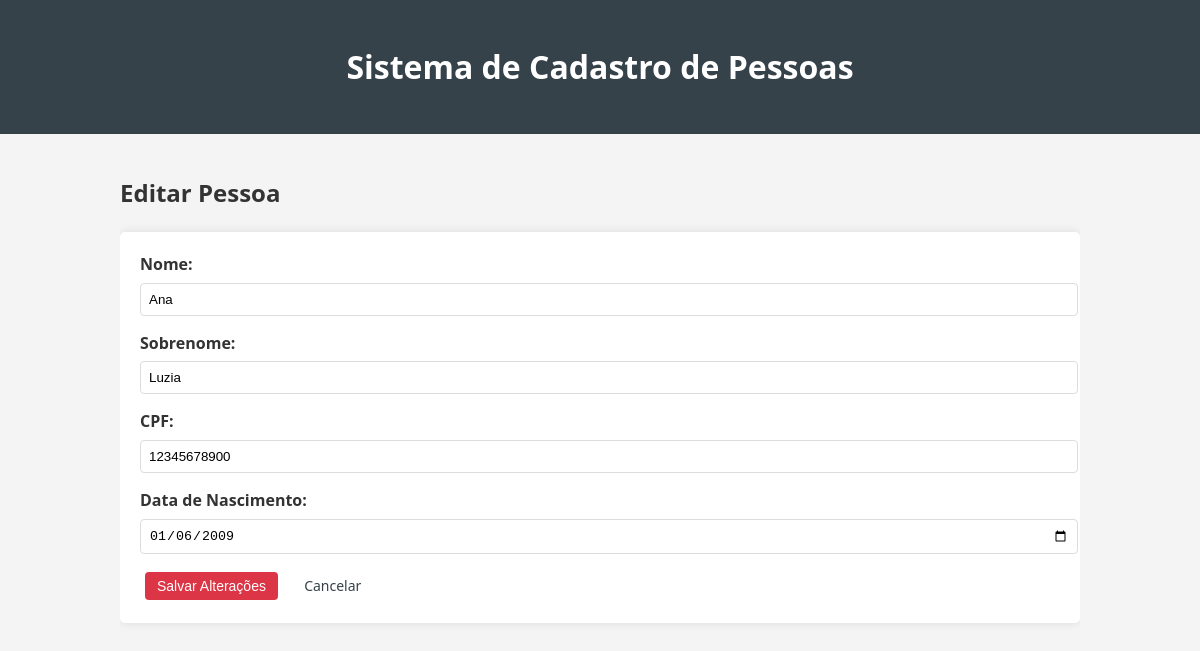
The app's page /editar/2 with its own data.
### src/models/pessoa.py (models this page shows, shortened)
class Pessoa(db.Model):
    id = db.Column(db.Integer, primary_key=True)
    nome = db.Column(db.String(100), nullable=False)
    sobrenome = db.Column(db.String(100), nullable=False)
    cpf = db.Column(db.String(11), unique=True, nullable=False)
    data_de_nascimento = db.Column(db.String(10), nullable=False)

### src/app.py (the view, shortened to what this page needs)
@app.route('/editar/<int:id>', methods=['GET', 'POST'])
def editar_pessoa(id):
    pessoa = Pessoa.query.get_or_404(id)
    return render_template('editar.html', pessoa=pessoa)

### src/templates/editar.html
{% extends "base.html" %}
{% block content %}
    <h2>Editar Pessoa</h2>
    <form method="POST" action="{{ url_for('editar_pessoa', id=pessoa.id) }}">
        <div class="form-group">
            <label for="nome">Nome:</label>
            <input type="text" id="nome" name="nome" value="{{ pessoa.nome }}" required>
        </div>
        <div class="form-group">
            <label for="sobrenome">Sobrenome:</label>
            <input type="text" id="sobrenome" name="sobrenome" value="{{ pessoa.sobrenome }}" required>
        </div>
        <div class="form-group">
            <label for="cpf">CPF:</label>
            <input type="text" id="cpf" name="cpf" value="{{ pessoa.cpf }}" required>
        </div>
        <div class="form-group">
            <label for="data_nascimento">Data de Nascimento:</label>
            <input type="date" id="data_nascimento" name="data_nascimento" value="{{ pessoa.data_de_nascimento }}" required>
        </div>
        <button type="submit" class="btn btn-danger">Salvar Alterações</button>
        <a href="{{ url_for('listar_pessoas') }}" class="btn">Cancelar</a>
    </form>
{% endblock %}

### src/static/style.css (style rules this page uses)
body { font-family: 'Segoe UI', Tahoma, Geneva, Verdana, sans-serif; line-height: 1.6; margin: 0; padding: 0; background-color: #f4f4f4; color: #333; }
form { background: #fff; padding: 20px; border-radius: 5px; box-shadow: 0 0 10px rgba(0,0,0,0.1); margin-bottom: 20px; }
.form-group { margin-bottom: 15px; }
label { display: block; margin-bottom: 5px; font-weight: bold; }
input[type="text"], input[type="date"] { width: 100%; padding: 8px; border: 1px solid #ddd; border-radius: 4px; }
button { background: #35424a; color: white; border: none; padding: 10px 15px; border-radius: 4px; cursor: pointer; }
a { color: #35424a; text-decoration: none; }
.btn { display: inline-block; padding: 6px 12px; margin: 0 5px; border-radius: 4px; font-size: 14px; }
.btn-danger { background: #dc3545; color: white; }

### records on screen
Pessoa: nome "Ana", sobrenome "Luzia", cpf "12345678900", data_nascimento "01/06/2009"
